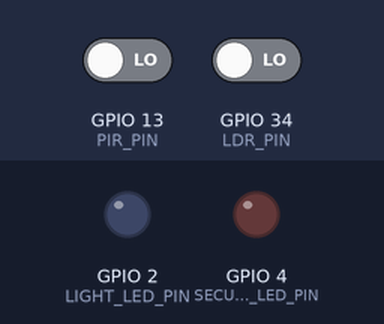
A sketch run on a simulated ESP32. Parts: output pins drawn as LEDs (lit = HIGH). Inputs (shaded band) come from the test bench; at power-on: GPIO 13 (PIR_PIN) LOW, GPIO 34 (LDR_PIN) LOW. WiFi joins after 1.5 s; servers stay silent unless stated; no MQTT or app messages arrive unless stated; what the sketch prints to the serial monitor is not drawn.

Above: at 2.7 s.
2.8 s: GPIO 13 (PIR_PIN) driven HIGH
At 4.0 s:
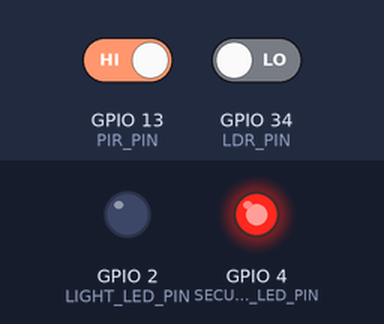
4.3 s: GPIO 34 (LDR_PIN) driven HIGH
At 5.5 s:
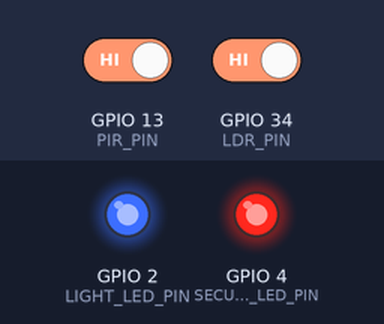
Timing chart, 0 to 7.3 s (numbered marks = the images above; inputs shaded):
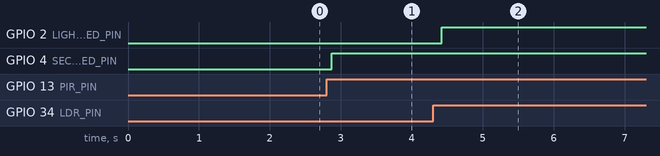

The sketch:

main.ino
```cpp
#include <WiFi.h>
#include <Adafruit_MQTT.h>
#include <Adafruit_MQTT_Client.h>

// Pin Definitions
#define PIR_PIN 13
#define LDR_PIN 34
#define LIGHT_LED_PIN 2
#define SECURITY_LED_PIN 4  // This is your system status/security LED

// WiFi Credentials
const char* ssid = "Wokwi-GUEST";
const char* password = "";

// Adafruit IO Credentials
#define AIO_SERVER      "io.adafruit.com"
#define AIO_SERVERPORT  1883
#define AIO_USERNAME    "your_username"  // Replace with your Adafruit IO username
#define AIO_KEY         "your_aio_key"  // Replace with your Adafruit IO key
// Note: Make sure to replace the above with your actual Adafruit IO credentials

// WiFi & MQTT
WiFiClient client;
Adafruit_MQTT_Client mqtt(&client, AIO_SERVER, AIO_SERVERPORT, AIO_USERNAME, AIO_KEY);

// Feeds
Adafruit_MQTT_Publish motionFeed = Adafruit_MQTT_Publish(&mqtt, AIO_USERNAME "/feeds/motion-detected");
Adafruit_MQTT_Publish lightLevelFeed = Adafruit_MQTT_Publish(&mqtt, AIO_USERNAME "/feeds/light-level");
Adafruit_MQTT_Publish securityAlertFeed = Adafruit_MQTT_Publish(&mqtt, AIO_USERNAME "/feeds/security-alert");

// Variables
bool motionDetected = false;
bool isDark = false;
bool lightState = false;
bool securityAlertState = false;
bool lastPublishedMotion = false;
bool lastPublishedLightState = false;  // Track last published light state

unsigned long lastMotionTime = 0;
unsigned long lastPublishTime = 0;
const unsigned long MOTION_DELAY = 5000;
const unsigned long PUBLISH_INTERVAL = 15000;

void setup() {
  Serial.begin(115200);
  pinMode(PIR_PIN, INPUT);
  pinMode(LDR_PIN, INPUT);
  pinMode(LIGHT_LED_PIN, OUTPUT);
  pinMode(SECURITY_LED_PIN, OUTPUT);
  digitalWrite(LIGHT_LED_PIN, LOW);
  digitalWrite(SECURITY_LED_PIN, LOW);

  connectToWiFi();
  Serial.println("System Ready!");
}

void loop() {
  MQTT_connect();

  readSensors();
  processMotionLogic();

  // Publish data every 15 seconds OR when light state changes
  if (millis() - lastPublishTime > PUBLISH_INTERVAL || lightState != lastPublishedLightState) {
    publishData();
    lastPublishTime = millis();
    lastPublishedLightState = lightState;
  }

  mqtt.processPackets(100);
  delay(100);
}

void connectToWiFi() {
  Serial.print("Connecting to WiFi: ");
  Serial.println(ssid);
  WiFi.begin(ssid, password, 6);
  while (WiFi.status() != WL_CONNECTED) {
    delay(500);
    Serial.print(".");
  }
  Serial.println("\nWiFi connected! IP: " + WiFi.localIP().toString());
}

void readSensors() {
  motionDetected = digitalRead(PIR_PIN);
  // Read LDR - assuming HIGH = dark, LOW = bright from LDR circuit
  bool ldrReading = digitalRead(LDR_PIN);
  isDark = ldrReading;  // Adjust this based on your LDR circuit logic
}

void processMotionLogic() {
  if (motionDetected) {
    lastMotionTime = millis();

    // Publish motion state change
    if (!lastPublishedMotion) {
      publishMotionState(true);
      lastPublishedMotion = true;
    }

    // Turn on security LED when motion detected
    if (!securityAlertState) {
      digitalWrite(SECURITY_LED_PIN, HIGH);
      securityAlertState = true;
      String alertMessage = isDark ? "Motion detected in DARK" : "Motion detected in BRIGHT";
      publishSecurityAlert(alertMessage);
    }

    // Turn on light LED only if it's dark AND motion is detected
    if (isDark && !lightState) {
      digitalWrite(LIGHT_LED_PIN, HIGH);
      lightState = true;
      Serial.println("💡 Light turned ON (Motion + Dark detected)");
    }

  } else if (millis() - lastMotionTime > MOTION_DELAY) {
    // Turn off security LED after delay
    if (securityAlertState) {
      digitalWrite(SECURITY_LED_PIN, LOW);
      securityAlertState = false;
    }

    // ALWAYS turn off light LED when no motion (regardless of light condition)
    if (lightState) {
      digitalWrite(LIGHT_LED_PIN, LOW);
      lightState = false;
      Serial.println("💡 Light turned OFF (No motion)");
    }

    // Publish motion stopped
    if (lastPublishedMotion) {
      publishMotionState(false);
      lastPublishedMotion = false;
    }
  }
}

void publishData() {
  Serial.println("📡 Publishing data...");

  int lightLevelValue = lightState ? 1 : 0;

  lightLevelFeed.publish((int32_t)lightLevelValue);
}

void publishMotionState(bool state) {
  if (motionFeed.publish((int32_t)state)) {
    Serial.print("Motion state published: ");
    Serial.println(state ? "1 (Motion detected)" : "0 (No motion)");
  } else {
    Serial.println("❌ Failed to publish motion state");
  }
}

void publishSecurityAlert(String message) {
  String alertMsg = message + " | Time: " + String(millis()/1000) + "s";
  if (securityAlertFeed.publish(alertMsg.c_str())) {
    Serial.println("✅ Security alert published: " + message);
  } else {
    Serial.println("❌ Failed to publish alert");
  }
}

void MQTT_connect() {
  if (mqtt.connected()) return;

  Serial.print("Connecting to MQTT... ");
  int8_t ret;
  uint8_t retries = 3;
  while ((ret = mqtt.connect()) != 0) {
    Serial.println(mqtt.connectErrorString(ret));
    mqtt.disconnect();
    delay(5000);
    retries--;
    if (retries == 0) while (1);
  }
  Serial.println("MQTT Connected!");
}
```

Measured:
- after the input at 2.8 s, GPIO 4 (SECURITY_LED_PIN): LOW → HIGH after 0.07 s
- after the input at 4.3 s, GPIO 2 (LIGHT_LED_PIN): LOW → HIGH after 0.12 s
